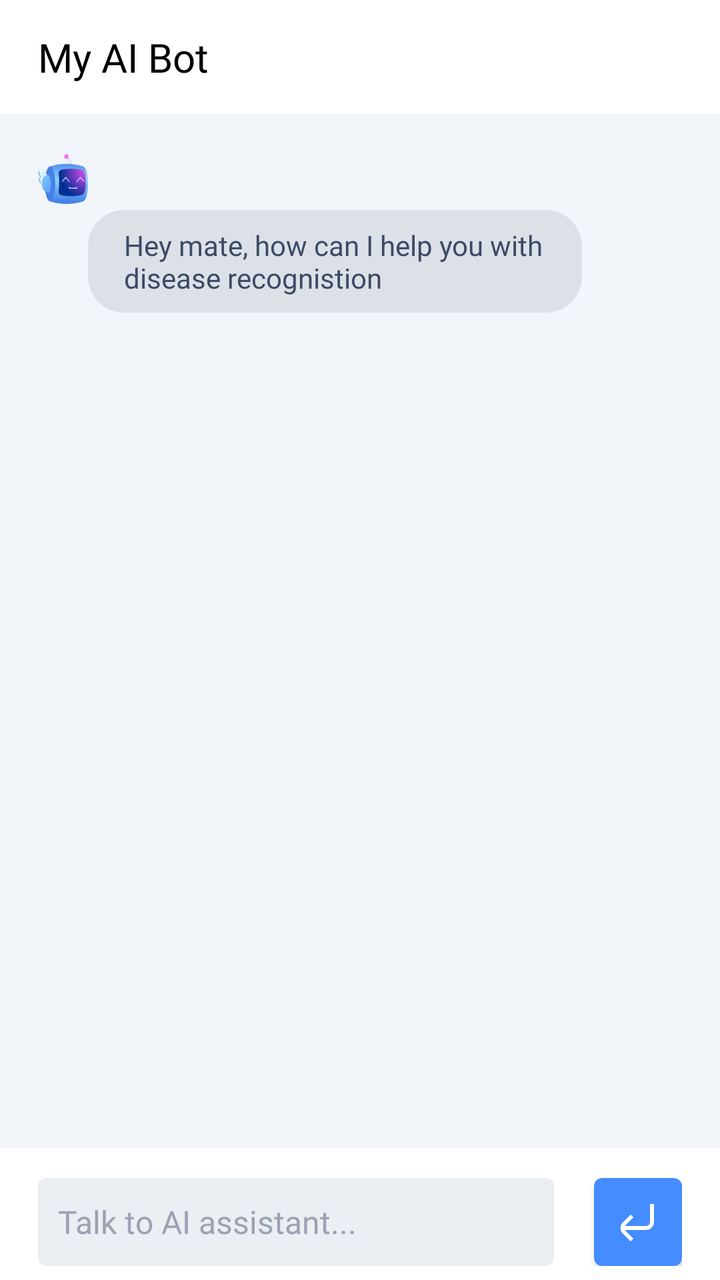
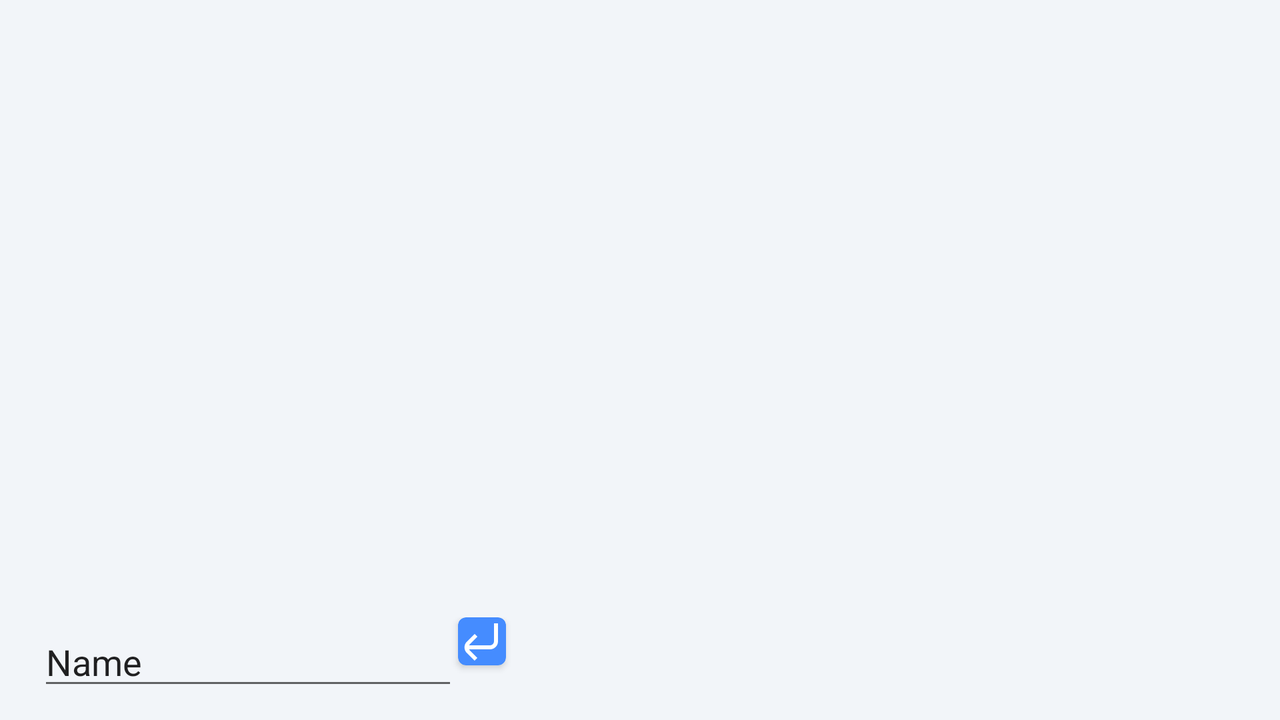

An Android layout and its configuration variant, each rendered on a device that would load it. The default file and the variant file are quoted in full after the pictures.
<!-- AndroidManifest.xml: application theme Theme.Demo -->
<!-- res/layout/fragment_chat.xml -->
<?xml version="1.0" encoding="utf-8"?>
<LinearLayout xmlns:android="http://schemas.android.com/apk/res/android"
    xmlns:app="http://schemas.android.com/apk/res-auto"
    xmlns:tools="http://schemas.android.com/tools"
    android:layout_width="match_parent"
    android:layout_height="match_parent"
    android:orientation="vertical"
    android:background="@color/backgroundColor"
    tools:context=".Fragments.Chat">

    <LinearLayout
        android:id="@+id/linearLayout3"
        android:layout_width="match_parent"
        android:layout_height="wrap_content"
        android:background="#FFFFFF"
        android:orientation="horizontal"
        android:paddingLeft="19dp"
        android:paddingTop="15dp"
        android:paddingRight="19dp"
        android:paddingBottom="15dp"
        app:layout_constraintEnd_toEndOf="parent"
        app:layout_constraintStart_toStartOf="parent"
        app:layout_constraintTop_toTopOf="parent">

        <TextView
            android:id="@+id/textView10"
            android:layout_width="wrap_content"
            android:layout_height="wrap_content"
            android:layout_weight="1"
            android:fontFamily="@font/plusjakartasansbold"
            android:text="My AI Bot"
            android:textColor="#000000"
            android:textSize="20sp" />

    </LinearLayout>

    <ScrollView
        android:layout_width="match_parent"
        android:layout_height="match_parent"
        android:layout_weight="1"
        android:background="@color/backgroundColor"
        app:layout_constraintBottom_toTopOf="@+id/linearLayout2"
        app:layout_constraintEnd_toEndOf="parent"
        app:layout_constraintStart_toStartOf="parent"
        app:layout_constraintTop_toBottomOf="@+id/linearLayout3">

        <LinearLayout
            android:layout_width="match_parent"
            android:layout_height="wrap_content"
            android:gravity="center"
            android:orientation="vertical">

            <LinearLayout
                android:layout_width="match_parent"
                android:layout_height="wrap_content"
                android:layout_marginTop="1dp"
                android:gravity="left"
                android:orientation="vertical"
                android:padding="19dp">


                <ImageView
                    android:layout_width="25dp"
                    android:layout_height="25dp"
                    android:background="@drawable/robot" />

                <androidx.cardview.widget.CardView
                    android:layout_width="match_parent"
                    android:layout_height="match_parent"
                    android:layout_marginLeft="25dp"
                    android:layout_marginTop="3dp"
                    android:layout_marginRight="50dp"
                    android:background="#DCE1E8"
                    android:backgroundTint="#DCE1E8"
                    android:padding="15dp"
                    app:cardBackgroundColor="#DCE1E8"
                    android:elevation="0dp"
                    app:cardElevation="0dp"
                    app:cardMaxElevation="0dp"
                    app:cardCornerRadius="18dp"
                    app:contentPadding="8dp">

                    <TextView
                        android:id="@+id/textView12"
                        android:layout_width="wrap_content"
                        android:layout_height="wrap_content"
                        android:layout_marginLeft="10dp"
                        android:fontFamily="@font/plusjakartasansbold"
                        android:text="Hey mate, how can I help you with disease recognistion"
                        android:textColor="#3D4966" />
                </androidx.cardview.widget.CardView>



                <ImageView
                    android:id="@+id/userIV"
                    android:layout_width="25dp"
                    android:layout_height="25dp"
                    android:layout_gravity="end"
                    android:layout_marginTop="10dp"
                    android:background="@drawable/profileimage"
                    android:visibility="gone" />

                <androidx.cardview.widget.CardView
                    android:id="@+id/userInputC"
                    android:layout_width="match_parent"
                    android:layout_height="match_parent"
                    android:layout_gravity="end"
                    android:layout_marginLeft="50dp"
                    android:layout_marginTop="3dp"
                    android:layout_marginRight="25dp"
                    android:elevation="0dp"
                    app:cardElevation="0dp"
                    app:cardMaxElevation="0dp"
                    android:background="#D0E4FF"
                    android:backgroundTint="#D0E4FF"
                    android:padding="15dp"
                    android:visibility="gone"
                    app:cardBackgroundColor="#D0E4FF"
                    app:cardCornerRadius="18dp"
                    app:contentPadding="8dp">

                    <TextView
                        android:id="@+id/userInputTV"
                        android:layout_width="wrap_content"
                        android:layout_height="wrap_content"
                        android:layout_marginLeft="10dp"
                        android:fontFamily="@font/plusjakartasansbold"
                        android:text="Hey mate, how can I help you with disease recognistion"
                        android:textColor="#0048CE" />
                </androidx.cardview.widget.CardView>

                <LinearLayout
                    android:id="@+id/loading_chat"
                    android:visibility="gone"
                    android:layout_marginTop="10dp"
                    android:layout_width="match_parent"
                    android:layout_height="wrap_content"
                    android:orientation="vertical">

                    <ImageView
                        android:layout_width="25dp"
                        android:layout_height="25dp"
                        android:background="@drawable/robot" />

                    <androidx.cardview.widget.CardView
                        android:layout_width="wrap_content"
                        android:layout_height="match_parent"
                        android:layout_marginLeft="25dp"
                        android:layout_marginTop="3dp"
                        android:layout_marginRight="50dp"
                        android:background="#DCE1E8"
                        android:backgroundTint="#DCE1E8"
                        android:padding="15dp"
                        android:elevation="0dp"
                        app:cardElevation="0dp"
                        app:cardMaxElevation="0dp"
                        app:cardBackgroundColor="#DCE1E8"
                        app:cardCornerRadius="18dp"
                        app:contentPadding="8dp">

                        <com.razzaghimahdi78.dotsloading.linear.LoadingWavy
                            android:id="@+id/loadingWavy"
                            android:layout_width="wrap_content"
                            android:layout_height="wrap_content"
                            app:dots_color="@color/gray70"
                            app:dots_count="3"
                            app:dots_duration="500"
                            app:dots_size="4dp" />
                    </androidx.cardview.widget.CardView>
                </LinearLayout>


            </LinearLayout>

            <androidx.cardview.widget.CardView
                android:id="@+id/diseases"
                android:layout_width="match_parent"
                android:layout_height="wrap_content"
                android:layout_marginStart="19dp"
                android:layout_marginEnd="19dp"
                android:layout_marginBottom="5dp"
                android:background="@color/white"
                android:visibility="gone"
                app:cardBackgroundColor="@color/white"
                app:cardCornerRadius="14dp"
                android:backgroundTint="@color/white"
                android:elevation="0dp"
                app:cardElevation="0dp"
                app:cardMaxElevation="0dp"
                app:contentPaddingBottom="5dp"
                app:contentPaddingLeft="20dp"
                app:contentPaddingRight="20dp"
                app:contentPaddingTop="20dp">

                <LinearLayout
                    android:layout_width="match_parent"
                    android:layout_height="wrap_content"
                    android:orientation="vertical">

                    <LinearLayout
                        android:layout_width="match_parent"
                        android:layout_height="wrap_content"
                        android:layout_marginBottom="15dp"
                        android:orientation="vertical">

                        <LinearLayout
                            android:layout_width="match_parent"
                            android:layout_height="wrap_content">

                            <com.akexorcist.roundcornerprogressbar.RoundCornerProgressBar
                                android:id="@+id/diseaseAI1Progress"
                                android:layout_width="match_parent"
                                android:layout_height="15dp"
                                app:rcAnimationEnable="false"
                                app:rcBackgroundColor="@color/white"
                                app:rcMax="100"
                                app:rcProgress="20"
                                app:rcProgressColor="@color/blue50"
                                app:rcRadius="10dp"
                                app:rcSecondaryProgress="0"
                                app:rcSecondaryProgressColor="@color/sample_progress_secondary" />
                        </LinearLayout>

                        <LinearLayout
                            android:layout_width="match_parent"
                            android:layout_height="wrap_content"
                            android:orientation="horizontal">

                            <TextView

                                android:id="@+id/diseaseAI1Text"
                                android:layout_width="match_parent"
                                android:layout_height="wrap_content"
                                android:layout_weight="1"
                                android:fontFamily="@font/plusjakartasansbold"
                                android:text="Allergy"
                                android:textColor="#141B31"
                                android:textSize="18sp" />

                            <TextView

                                android:id="@+id/diseaseAI1Per"
                                android:layout_width="wrap_content"
                                android:layout_height="wrap_content"
                                android:layout_weight="0"
                                android:fontFamily="@font/plusjakartasansbold"
                                android:text="34%"
                                android:textColor="#3D4966"
                                android:textSize="18sp" />
                        </LinearLayout>
                    </LinearLayout>

                    <LinearLayout
                        android:layout_width="match_parent"
                        android:layout_height="wrap_content"
                        android:layout_marginBottom="15dp"
                        android:orientation="vertical">

                        <LinearLayout
                            android:layout_width="match_parent"
                            android:layout_height="wrap_content">

                            <com.akexorcist.roundcornerprogressbar.RoundCornerProgressBar
                                android:id="@+id/diseaseAI2Progress"
                                android:layout_width="match_parent"
                                android:layout_height="15dp"
                                app:rcAnimationEnable="false"
                                app:rcBackgroundColor="@color/white"
                                app:rcMax="100"
                                app:rcProgress="20"
                                app:rcProgressColor="@color/blue50"
                                app:rcRadius="10dp"
                                app:rcSecondaryProgress="0"
                                app:rcSecondaryProgressColor="@color/sample_progress_secondary" />
                        </LinearLayout>

                        <LinearLayout
                            android:layout_width="match_parent"
                            android:layout_height="wrap_content"
                            android:orientation="horizontal">

                            <TextView

                                android:id="@+id/diseaseAI2Text"
                                android:layout_width="match_parent"
                                android:layout_height="wrap_content"
                                android:layout_weight="1"
                                android:fontFamily="@font/plusjakartasansbold"
                                android:text="Allergy"
                                android:textColor="#141B31"
                                android:textSize="18sp" />

                            <TextView

                                android:id="@+id/diseaseAI2Per"
                                android:layout_width="wrap_content"
                                android:layout_height="wrap_content"
                                android:layout_weight="0"
                                android:fontFamily="@font/plusjakartasansbold"
                                android:text="34%"
                                android:textColor="#3D4966"
                                android:textSize="18sp" />
                        </LinearLayout>
                    </LinearLayout>

                    <LinearLayout
                        android:layout_width="match_parent"
                        android:layout_height="wrap_content"
                        android:layout_marginBottom="15dp"
                        android:orientation="vertical">

                        <LinearLayout
                            android:layout_width="match_parent"
                            android:layout_height="wrap_content">

                            <com.akexorcist.roundcornerprogressbar.RoundCornerProgressBar
                                android:id="@+id/diseaseAI3Progress"
                                android:layout_width="match_parent"
                                android:layout_height="15dp"
                                app:rcAnimationEnable="false"
                                app:rcBackgroundColor="@color/white"
                                app:rcMax="100"
                                app:rcProgress="20"
                                app:rcProgressColor="@color/blue50"
                                app:rcRadius="10dp"
                                app:rcSecondaryProgress="0"
                                app:rcSecondaryProgressColor="@color/sample_progress_secondary" />
                        </LinearLayout>

                        <LinearLayout
                            android:layout_width="match_parent"
                            android:layout_height="wrap_content"
                            android:orientation="horizontal">

                            <TextView

                                android:id="@+id/diseaseAI3Text"
                                android:layout_width="match_parent"
                                android:layout_height="wrap_content"
                                android:layout_weight="1"
                                android:fontFamily="@font/plusjakartasansbold"
                                android:text="Allergy"
                                android:textColor="#141B31"
                                android:textSize="18sp" />

                            <TextView
                                android:id="@+id/diseaseAI3Per"
                                android:layout_width="wrap_content"
                                android:layout_height="wrap_content"
                                android:layout_weight="0"
                                android:fontFamily="@font/plusjakartasansbold"
                                android:text="34%"
                                android:textColor="#3D4966"
                                android:textSize="18sp" />
                        </LinearLayout>
                    </LinearLayout>

                    <LinearLayout
                        android:layout_width="match_parent"
                        android:layout_height="wrap_content"
                        android:layout_marginBottom="15dp"
                        android:orientation="vertical">

                        <LinearLayout
                            android:layout_width="match_parent"
                            android:layout_height="wrap_content">

                            <com.akexorcist.roundcornerprogressbar.RoundCornerProgressBar
                                android:id="@+id/diseaseAI4Progress"
                                android:layout_width="match_parent"
                                android:layout_height="15dp"
                                app:rcAnimationEnable="false"
                                app:rcBackgroundColor="@color/white"
                                app:rcMax="100"
                                app:rcProgress="20"
                                app:rcProgressColor="@color/blue50"
                                app:rcRadius="10dp"
                                app:rcSecondaryProgress="0"
                                app:rcSecondaryProgressColor="@color/sample_progress_secondary" />
                        </LinearLayout>

                        <LinearLayout
                            android:layout_width="match_parent"
                            android:layout_height="wrap_content"
                            android:orientation="horizontal">

                            <TextView

                                android:id="@+id/diseaseAI4Text"
                                android:layout_width="match_parent"
                                android:layout_height="wrap_content"
                                android:layout_weight="1"
                                android:fontFamily="@font/plusjakartasansbold"
                                android:text="Allergy"
                                android:textColor="#141B31"
                                android:textSize="18sp" />

                            <TextView

                                android:id="@+id/diseaseAI4Per"
                                android:layout_width="wrap_content"
                                android:layout_height="wrap_content"
                                android:layout_weight="0"
                                android:fontFamily="@font/plusjakartasansbold"
                                android:text="34%"
                                android:textColor="#3D4966"
                                android:textSize="18sp" />
                        </LinearLayout>
                    </LinearLayout>


                </LinearLayout>

            </androidx.cardview.widget.CardView>

            <TextView
                android:id="@+id/diseasesText"
                android:layout_width="wrap_content"
                android:layout_height="wrap_content"
                android:layout_marginTop="4dp"
                android:layout_marginBottom="0dp"
                android:fontFamily="@font/plusjakartasansmedium"
                android:text="This is AI-generated data, please don’t rely on this"
                android:textColor="#BEC5D2"
                android:textSize="12sp"
                android:visibility="gone" />
        </LinearLayout>
    </ScrollView>

    <LinearLayout
        android:id="@+id/linearLayout2"
        android:layout_width="match_parent"
        android:layout_height="wrap_content"
        android:layout_gravity="bottom"
        android:background="#FFFFFF"
        android:foregroundGravity="bottom"
        android:orientation="horizontal"
        android:paddingLeft="19dp"
        android:paddingTop="15dp"
        android:paddingRight="19dp"
        android:paddingBottom="7dp"
        app:layout_constraintBottom_toBottomOf="parent"
        app:layout_constraintEnd_toEndOf="parent"
        app:layout_constraintStart_toStartOf="parent">

        <LinearLayout
            android:layout_width="match_parent"
            android:layout_height="match_parent"
            android:layout_marginRight="20dp"
            android:layout_weight="1"
            android:background="@drawable/ai_ass_bg"
            android:orientation="horizontal"
            android:paddingStart="10dp">

            <EditText
                android:id="@+id/aIEditText"
                android:layout_width="match_parent"
                android:layout_height="match_parent"
                android:layout_weight="1"
                android:background="@null"
                android:ems="10"
                android:fontFamily="@font/plusjakartasansmedium"
                android:foregroundGravity="center_vertical"
                android:gravity="center_vertical"
                android:hint="Talk to AI assistant..."
                android:inputType="textPersonName"
                android:textColor="#818BA0"
                android:textColorHint="#9AA3B4"
                android:textSize="16sp"
                android:imeOptions="actionDone"
                />
        </LinearLayout>

        <androidx.cardview.widget.CardView
            android:id="@+id/smtBtn"
            android:layout_width="wrap_content"
            android:layout_height="wrap_content"
            android:background="#458CFF"
            android:clickable="true"
            android:elevation="0dp"
            android:focusable="true"
            app:cardBackgroundColor="#458CFF"
            app:cardCornerRadius="4dp"
            app:contentPadding="10dp">


            <ImageView
                android:id="@+id/imageView7"
                android:layout_width="wrap_content"
                android:layout_height="wrap_content"
                android:layout_gravity="center"
                android:clickable="false"
                android:focusable="false"
                android:focusableInTouchMode="false"
                android:src="@drawable/chat_arrow" />
        </androidx.cardview.widget.CardView>
    </LinearLayout>




</LinearLayout>
<!-- resources referenced by this layout -->
<resources>
  <color name="backgroundColor">#F2F5F9</color>
  <color name="blue50">#458CFF</color>
  <color name="gray70">#3D4966</color>
  <color name="sample_progress_secondary">#40EF5350</color>
  <color name="white">#FFFFFFFF</color>
  <!-- drawable ai_ass_bg (drawable) -->
  <?xml version="1.0" encoding="utf-8"?>
  <shape xmlns:android="http://schemas.android.com/apk/res/android">
  <solid android:color="#90DCE1E8"/>
      <corners android:radius="4dp"/>
  </shape>
  <!-- drawable chat_arrow (drawable) -->
  <vector xmlns:android="http://schemas.android.com/apk/res/android"
      android:width="24dp"
      android:height="24dp"
      android:viewportWidth="24"
      android:viewportHeight="24">
    <path
        android:pathData="M19,3L19,12C19,13.657 17.657,15 16,15L4,15"
        android:strokeWidth="2"
        android:fillColor="#00000000"
        android:strokeColor="#ffffff"/>
    <path
        android:pathData="M9,9L5.121,12.879C3.95,14.05 3.95,15.95 5.121,17.121L9,21"
        android:strokeWidth="2"
        android:fillColor="#00000000"
        android:strokeColor="#ffffff"/>
  </vector>
  <!-- drawable profileimage: png bitmap (drawable, 64558 bytes) -->
  <!-- drawable robot: png bitmap (drawable, 6225 bytes) -->
  <style name="Theme.Demo" parent="Theme.MaterialComponents.DayNight.DarkActionBar">
          
          <item name="colorPrimary">@color/blue60</item>
          <item name="colorPrimaryVariant">@color/purple_700</item>
          <item name="colorOnPrimary">@color/white</item>
          
          <item name="colorSecondary">@color/teal_200</item>
          <item name="colorSecondaryVariant">@color/teal_700</item>
          <item name="colorOnSecondary">@color/black</item>
          
          <item name="android:statusBarColor">@color/white</item>
          
      </style>
  <color name="blue60">#0F67FE</color>
  <color name="purple_700">#FF3700B3</color>
  <color name="teal_200">#FF03DAC5</color>
  <color name="teal_700">#FF018786</color>
  <color name="black">#FF000000</color>
</resources>
<!-- res/layout-land/fragment_chat.xml (the repository's variant of the layout above) -->
<!-- drawn on the phone turned sideways -->
<?xml version="1.0" encoding="utf-8"?>
<androidx.constraintlayout.widget.ConstraintLayout xmlns:android="http://schemas.android.com/apk/res/android"
    xmlns:app="http://schemas.android.com/apk/res-auto"
    xmlns:tools="http://schemas.android.com/tools"
    android:layout_width="match_parent"
    android:background="@color/backgroundColor"
    android:layout_height="match_parent"
    tools:context=".Fragments.Chat">


    <LinearLayout
        android:layout_width="0dp"
        android:layout_height="wrap_content"
        android:orientation="horizontal"
        android:paddingLeft="19dp"
        android:paddingTop="15dp"
        android:paddingRight="19dp"
        android:paddingBottom="10dp"
        app:layout_constraintBottom_toBottomOf="parent"
        app:layout_constraintEnd_toEndOf="parent"
        app:layout_constraintStart_toStartOf="parent">

        <LinearLayout
            android:layout_width="wrap_content"
            android:layout_height="wrap_content"
            android:orientation="horizontal">

            <EditText
                android:id="@+id/aIEditText"
                android:layout_width="wrap_content"
                android:layout_height="wrap_content"
                android:layout_weight="1"
                android:ems="10"
                android:inputType="text"
                android:text="Name" />
        </LinearLayout>

        <androidx.cardview.widget.CardView
            android:layout_width="wrap_content"
            android:layout_height="wrap_content"
            android:background="#458CFF"
            app:cardBackgroundColor="#458CFF"
            app:cardCornerRadius="4dp"
            android:padding="50dp"
            android:clickable="true"
            android:elevation="0dp"
            android:focusable="true">
            

            <ImageView
                android:id="@+id/imageView7"
                android:layout_width="wrap_content"
                android:layout_height="wrap_content"
                android:src="@drawable/chat_arrow" />
        </androidx.cardview.widget.CardView>
    </LinearLayout>
</androidx.constraintlayout.widget.ConstraintLayout>
<!-- resources referenced by the variant -->
<!-- as the phone turned sideways resolves them -->
<resources>
  <color name="backgroundColor">#F2F5F9</color>
  <!-- drawable chat_arrow (drawable) -->
  <vector xmlns:android="http://schemas.android.com/apk/res/android"
      android:width="24dp"
      android:height="24dp"
      android:viewportWidth="24"
      android:viewportHeight="24">
    <path
        android:pathData="M19,3L19,12C19,13.657 17.657,15 16,15L4,15"
        android:strokeWidth="2"
        android:fillColor="#00000000"
        android:strokeColor="#ffffff"/>
    <path
        android:pathData="M9,9L5.121,12.879C3.95,14.05 3.95,15.95 5.121,17.121L9,21"
        android:strokeWidth="2"
        android:fillColor="#00000000"
        android:strokeColor="#ffffff"/>
  </vector>
  <style name="Theme.Demo" parent="Theme.MaterialComponents.DayNight.DarkActionBar">
          
          <item name="colorPrimary">@color/blue60</item>
          <item name="colorPrimaryVariant">@color/purple_700</item>
          <item name="colorOnPrimary">@color/white</item>
          
          <item name="colorSecondary">@color/teal_200</item>
          <item name="colorSecondaryVariant">@color/teal_700</item>
          <item name="colorOnSecondary">@color/black</item>
          
          <item name="android:statusBarColor">@color/white</item>
          
      </style>
  <color name="blue60">#0F67FE</color>
  <color name="purple_700">#FF3700B3</color>
  <color name="white">#FFFFFFFF</color>
  <color name="teal_200">#FF03DAC5</color>
  <color name="teal_700">#FF018786</color>
  <color name="black">#FF000000</color>
</resources>
